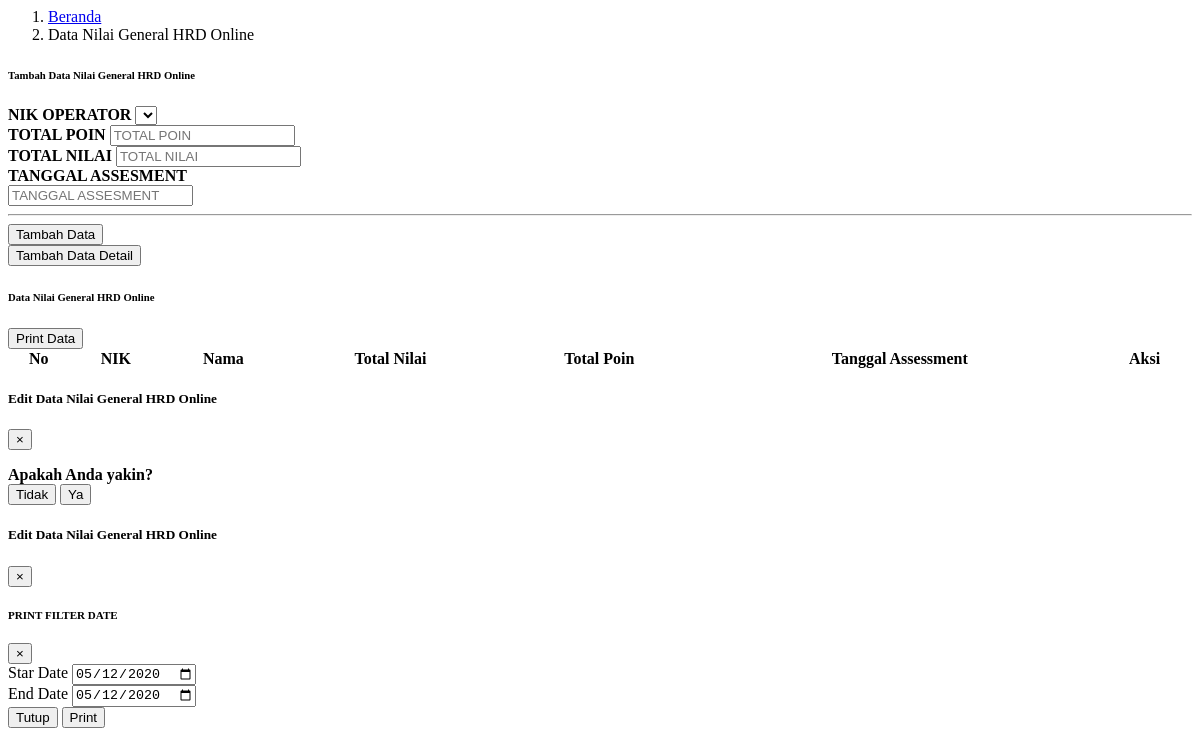
/module/admin/dataScore/dataScoreGeneralHrd.php, run on an earlier commit of the app's database.
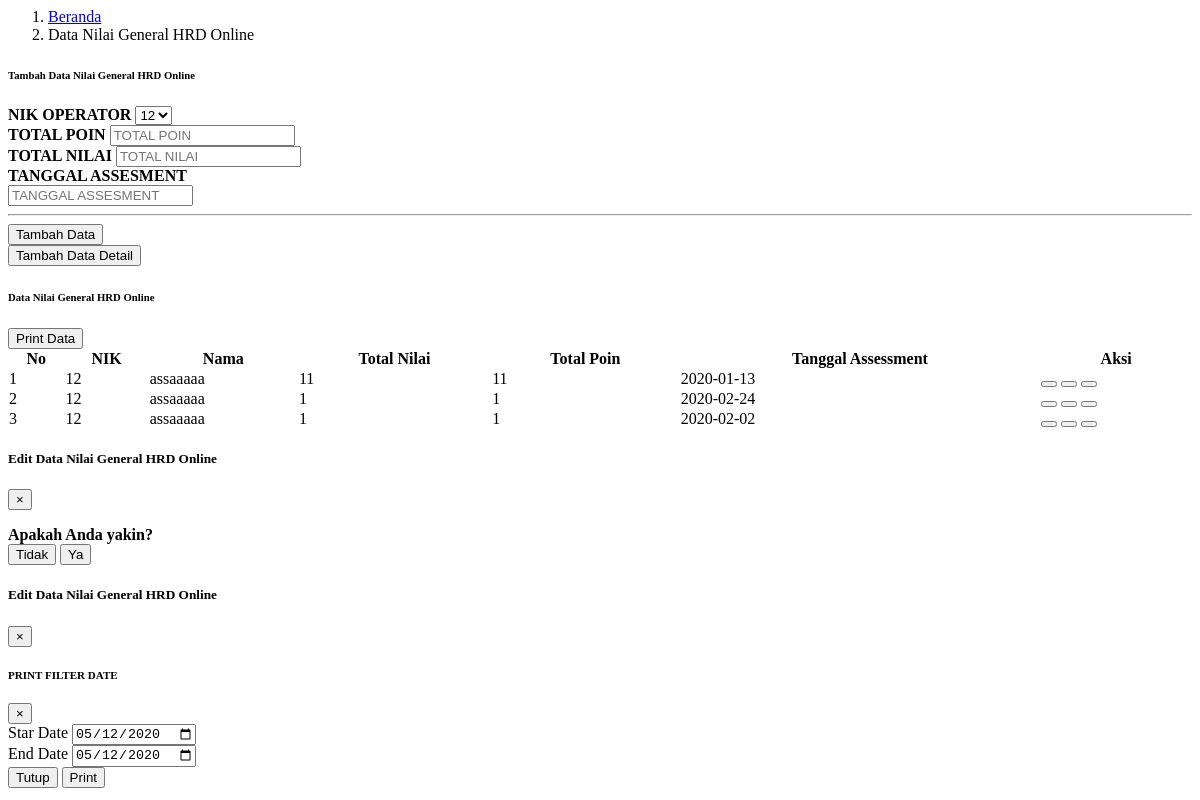
And on a later commit of the database.
### tables this page shows
CREATE TABLE `tabel_score_generalhrd` (
  `id_score_generalHrd` int(11) NOT NULL,
  `id_operator` int(11) NOT NULL,
  `poin` int(20) NOT NULL,
  `nilai` int(15) NOT NULL,
  `tanggal_training` date NOT NULL
);

CREATE TABLE `tabel_operator` (
  `id_operator` int(30) NOT NULL,
  `id_user` int(11) NOT NULL,
  `id_jabatan` int(11) NOT NULL,
  `nama` varchar(50) NOT NULL,
  `nik` int(20) NOT NULL,
  `foto` text NOT NULL,
  `jenis_kelamin` enum('Laki-Laki','Perempuan') NOT NULL,
  `waktu_tambah` datetime NOT NULL,
  `waktu_edit` datetime NOT NULL
);

### process/proses_adminDataScoreGeneralHrd.php (called while the page is built, shortened)
<?php
    function tampilOperator($con)
    {
        $tampilOperator="select * from tabel_operator";
        $resultTampilOperator=mysqli_query($con, $tampilOperator);
        return $resultTampilOperator;
    }
                ?>

### module/admin/dataScore/dataScoreGeneralHrd.php (the view, shortened to what the changed rows need)
<?php
  include "../config/connection.php";
  include "../process/proses_adminDataScoreGeneralHrd.php";
?>
<body>
    <div class="container-fluid" id="dataScore">
        <div class="card shadow mb-4">
            <div class="card-body">
                <form class="user" action="../process/proses_adminDataScoreGeneralHrd.php?module=dataScoreGeneralHrd&act=tambah" method="POST">
                    <div class="form-group row">
                        <div class="col-sm-12">
                            <label class="col-sm-6 small d-flex flex-column justify-content-center" for="nikGeneralHrd" style="font-weight: bold">NIK OPERATOR</label>
                            <?php
                                $resultOperator = tampilOperator($con);
                            ?>
                            <select class="custom-select-karyawan my-1 mr-sm-2" name="nikGeneralHrd">
                                <?php
                                    if(mysqli_num_rows($resultOperator) > 0){
                                        while($row = mysqli_fetch_assoc($resultOperator)){
                                            echo "<option value='".$row['id_operator']."'>".$row['nik']."</option>";
                                        }
                                    }
                                ?>
                            </select>
                        </div>
                    </div>
                </form>
            </div>
        </div>
        <div class="card shadow mb-4">
            <div class="card-body">
                <div class="table-responsive">
                    <table class="table table-bordered" id="dataTable" width="100%" cellspacing="0">
                        <thead>
                            <tr class="text-center">
                                <th>No</th>
                                <th>NIK</th>
                                <th>Nama</th>
                                <th>Total Nilai</th>
                                <th>Total Poin</th>
                                <th>Tanggal Assessment</th>
                                <th>Aksi</th>
                            </tr>
                        </thead>
                        <tbody>
                            <?php
                                $queryTampilData = "SELECT tsg.*, tp.id_operator, tp.nik, tp.nama AS nama_operator FROM tabel_score_generalhrd tsg, tabel_operator tp WHERE tsg.id_operator = tp.id_operator;
                                    ";
                                $resultTampilData = mysqli_query($con, $queryTampilData);
                                $index = 1;
                                if(mysqli_num_rows($resultTampilData) > 0){
                                    while($rowTampilData = mysqli_fetch_assoc($resultTampilData)){
                                        ?>
                                            <tr class="text-center" id-score-generalhrd="<?php echo $rowTampilData["id_score_generalhrd"] ?>">
                                                <td ><?php echo $index; ?></td>
                                                <td class="kategoriMateri"><?php echo $rowTampilData["nik"]; ?></td>
                                                <td class="kategoriMateri"><?php echo $rowTampilData["nama_operator"]; ?></td>
                                                <td class="judulMateri"><?php echo $rowTampilData["poin"]; ?></td>
                                                <td class="fileMateri"><?php echo $rowTampilData["nilai"]; ?></td>
                                                <td class="fileMateri"><?php echo $rowTampilData["tanggal_training"]; ?></td>
                                                <td>
                                                    <button type="button" class="btn btn-warning info-dataScoreGeneralHrd-admin mb-2 mb-sm-0" data-toggle="modal" data-target="#infoDataScoreGeneralHrdModal" id_scoreGeneralHrdInfo="<?php echo $rowTampilData["id_score_generalHrd"];?>">
                                                    </button>
                                                    <button type="button" class="btn btn-primary edit-dataScoreGeneralHrd-admin mb-2 mb-sm-0" data-toggle="modal" data-target="#editDataScoreGeneralHrdModal" id_scoreGeneralHrdEdit="<?php echo $rowTampilData["id_score_generalHrd"];?>">
                                                    </button>
                                                    <button type="button" class="btn btn-danger hapus-dataScoreGeneralHrd-admin mb-2 mb-sm-0" data-toggle="modal" data-target="#hapusDataScoreGeneralHrdModall" id_score_generalHrd="<?php echo $rowTampilData["id_score_generalHrd"];?>">
                                                    </button>
                                                </td>
                                            </tr>
                                        <?php
                                        $index++;
                                    }
                                    ?>
                                    <?php
                                }
                                else{
                                    ?>
                                    <?php
                                }
                            ?>
                        </tbody>
                    </table>
                </div>
            </div>
        </div>
    </div>
</body>

What changed in the data, as far as the page shows it:
added tabel_score_generalhrd: id_operator.nik "12", id_operator.nama "assaaaaa", poin "11", nilai "11", tanggal_training "2020-01-13"
added tabel_score_generalhrd: id_operator.nik "12", id_operator.nama "assaaaaa", poin "1", nilai "1", tanggal_training "2020-02-24"
added tabel_score_generalhrd: id_operator.nik "12", id_operator.nama "assaaaaa", poin "1", nilai "1", tanggal_training "2020-02-02"
Also different on the page:
form field nikGeneralHrd: (not shown) → "12"
